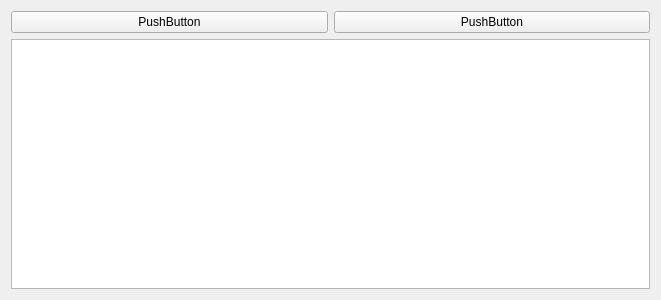
<?xml version="1.0" encoding="UTF-8"?>
<ui version="4.0">
 <class>Form</class>
 <widget class="QWidget" name="Form">
  <property name="geometry">
   <rect>
    <x>0</x>
    <y>0</y>
    <width>661</width>
    <height>300</height>
   </rect>
  </property>
  <property name="windowTitle">
   <string>Form</string>
  </property>
  <layout class="QGridLayout" name="gridLayout">
   <item row="0" column="0">
    <widget class="QPushButton" name="pushButton">
     <property name="text">
      <string>PushButton</string>
     </property>
    </widget>
   </item>
   <item row="0" column="1">
    <widget class="QPushButton" name="pushButton_2">
     <property name="text">
      <string>PushButton</string>
     </property>
    </widget>
   </item>
   <item row="1" column="0" colspan="2">
    <widget class="QListView" name="listView"/>
   </item>
  </layout>
 </widget>
 <resources/>
 <connections/>
</ui>
